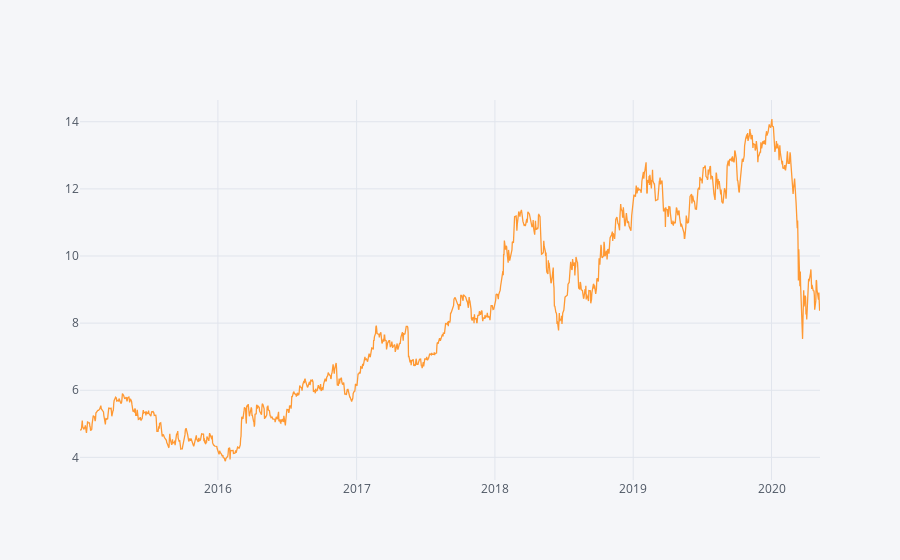

The cell this chart's notebook holds for it:
### Markdown cell above
Vamos plotar o hitórico de Itausa para ver a variação de preço no utlimos 5 anos..

### Code cell
price = pd.DataFrame()

tickers = ['ITSA4.SA']
for t in tickers:
    price[t]=wb.DataReader(t, data_source='yahoo', start='2015-1-1')['Adj Close']
    
price.iplot()

### Figure 1 — Plotly figure (JSON) as saved in the notebook; plotly's stock layout.template omitted (floating-point values rounded to 4 significant figures; data arrays with more than 128 entries replaced by an {"elided": "..."} marker saying what was removed)
{"data": [{"line": {"color": "rgba(255, 153, 51, 1.0)", "dash": "solid", "shape": "linear", "width": 1.3}, "mode": "lines", "name": "ITSA4.SA", "text": "", "type": "scatter", "x": {"elided": "1327 str values"}, "y": {"elided": "1327 float values"}}], "layout": {"legend": {"bgcolor": "#F5F6F9", "font": {"color": "#4D5663"}}, "paper_bgcolor": "#F5F6F9", "plot_bgcolor": "#F5F6F9", "title": {"font": {"color": "#4D5663"}}, "xaxis": {"gridcolor": "#E1E5ED", "showgrid": true, "tickfont": {"color": "#4D5663"}, "title": {"font": {"color": "#4D5663"}, "text": ""}, "zerolinecolor": "#E1E5ED"}, "yaxis": {"gridcolor": "#E1E5ED", "showgrid": true, "tickfont": {"color": "#4D5663"}, "title": {"font": {"color": "#4D5663"}, "text": ""}, "zerolinecolor": "#E1E5ED"}}}
